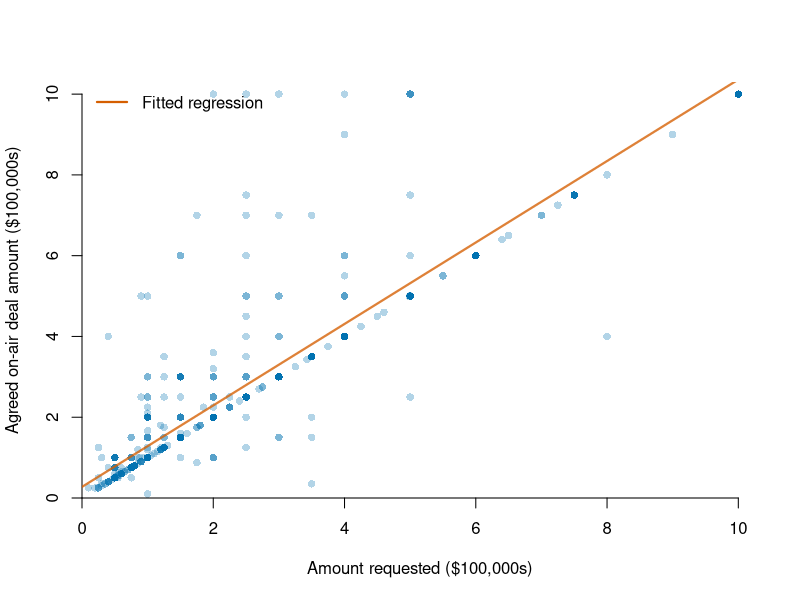

Here is the R script that generated this plot:
## ---- chunk 1
knitr::opts_chunk$set(echo = TRUE, message = FALSE, warning = FALSE,
                      fig.width = 7, fig.height = 4.5)
sharks <- read.csv("data/shark_tank_teaching.csv", stringsAsFactors = FALSE)
deals <- subset(sharks, deal_on_show == 1)
deals$ask_100k <- deals$ask_amount_usd / 100000
deals$deal_100k <- deals$deal_amount_usd / 100000
deal_model <- lm(deal_100k ~ ask_100k, data = deals)
display_deals <- subset(deals, ask_100k <= 10 & deal_100k <= 10)
## ---- chunk 2
plot(
  display_deals$ask_100k,
  display_deals$deal_100k,
  pch = 16,
  col = grDevices::adjustcolor("#0072B2", alpha.f = 0.30),
  bty = "n",
  xlab = "Amount requested ($100,000s)",
  ylab = "Agreed on-air deal amount ($100,000s)",
  xlim = c(0, 10.3),
  ylim = c(0, 10.3),
  xaxs = "i",
  yaxs = "i"
)
abline(deal_model, lwd = 2.2,
       col = grDevices::adjustcolor("#D55E00", alpha.f = 0.78))
legend("topleft", "Fitted regression", col = "#D55E00", lwd = 2.2,
       bty = "n")
## ---- chunk 3
deal_model <- lm(deal_100k ~ ask_100k, data = deals)
coef(deal_model)
## ---- chunk 4
head(data.frame(
  observed = deals$deal_100k,
  fitted = fitted(deal_model),
  residual = residuals(deal_model)
))
## ---- chunk 5
predict(deal_model, newdata = data.frame(ask_100k = 3))
